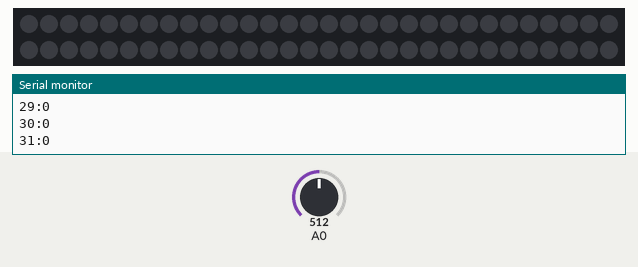
The sketch below on a simulated Arduino Uno, built with avr-gcc and run on an emulated ATmega328P. Parts: 60 RGB LEDs in strip order, left to right, continuing on the next row, the last lines printed to the serial monitor. Inputs (shaded band) come from the test bench; at power-on: A0 = 512. Dim RGB values are drawn brighter than linear.

Above: at 1.3 s.
1.4 s: A0 set to 529
3.1 s: A0 set to 547
At 4.5 s:
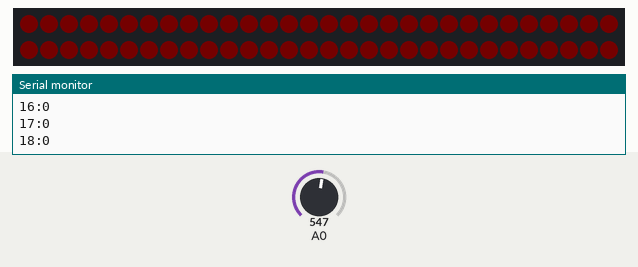
5.1 s: A0 set to 122
7.8 s: A0 set to 473
10.0 s: A0 set to 496
At 11.9 s:
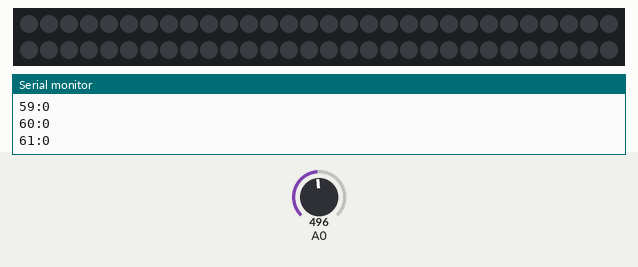
12.2 s: A0 set to 900
At 13.5 s:
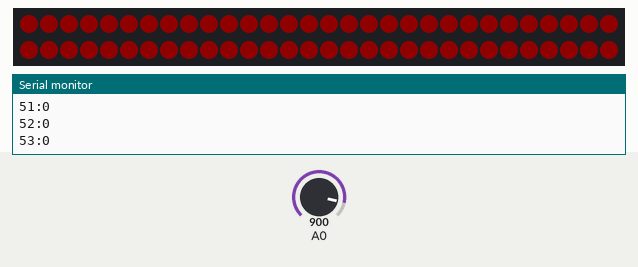
Timing chart, 0 to 15.2 s (numbered marks = the images above; inputs shaded):
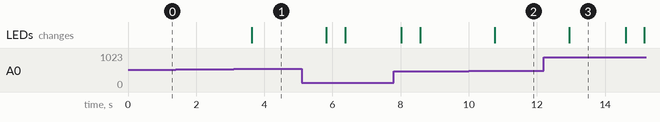

Measured:
- the behaviour switches between 539 and 540 on A0 (found by bisection; images 0 and 1)
- after the input at 3.1 s, the LEDs: change after 0.53 s (image 1)
- after the input at 10.0 s, the LEDs: change after 0.76 s (image 2)
- after the input at 12.2 s, the LEDs: change after 0.75 s (image 3)

The sketch:

simplerFFT.ino
```cpp
#include <fix_fft.h>
#include <Adafruit_NeoPixel.h>
#include <avr/power.h>

#define PIN 6
#define MINBAND 1

const int SAMPLE_WINDOW = 30; // Sample window width in mS (50 mS = 20Hz)
const int NUMBER_OF_LEDS = 60;

// Parameter 1 = number of pixels in strip
// Parameter 2 = Arduino pin number (most are valid)
// Parameter 3 = pixel type flags, add together as needed:
//   NEO_KHZ800  800 KHz bitstream (most NeoPixel products w/WS2812 LEDs)
//   NEO_KHZ400  400 KHz (classic 'v1' (not v2) FLORA pixels, WS2811 drivers)
//   NEO_GRB     Pixels are wired for GRB bitstream (most NeoPixel products)
//   NEO_RGB     Pixels are wired for RGB bitstream (v1 FLORA pixels, not v2)
Adafruit_NeoPixel strip = Adafruit_NeoPixel(NUMBER_OF_LEDS, PIN, NEO_GRB + NEO_KHZ800);

const uint32_t BLACK = strip.Color(0, 0, 0);
const double LOG2INV = 1/log(2);

char im[128];
char data[128];
uint8_t min_data[64];


void setup()
{
  Serial.begin(9600);
  strip.begin();
  strip.setBrightness(60);
  strip.show(); // all pixels start off
  int i = 0;
  int j = 0;
  int val;

  for (; j < 50; ++j) {
    for(; i < 129; ++i) {
      if (i < 128) {
        val = analogRead(0);
        //Serial.println(val);
        data[i] = val / 4 - 128;
        im[i] = 0;
        i++;

      }
      else {
        fix_fft(data, im, 7, 0);

        for (i = MINBAND; i < 64; i++) {
          data[i] = sqrt(data[i] * data[i] + im[i] * im[i]);
          min_data[i] += data[i];
        }
      }
    }
  }
  for (i = MINBAND; i < 64; i++) {
    min_data[i] /= 50;
  }

}

void loop()
{
  static int i = 0;
  static long tt;
  int val;

  if (millis() > tt)
  {
    if (i < 128)
    {
      val = analogRead(0);
      //Serial.println(val);
      data[i] = val / 4 - 128;
      im[i] = 0;
      i++;

    }
    else
    {
      //this could be done with the fix_fftr function without the im array.
      fix_fft(data, im, 7, 0);

      //Serial.print("[ ");
      // I am only interessted in the absolute value of the transformation
      int16_t red = 0;
      int16_t green = 0;
      int16_t blue = 0;
      int32_t sum = 0;
      for (i = MINBAND; i < 64; i++)
      {
        data[i] = 5*floor(log(sqrt(data[i] * data[i] + im[i] * im[i]) - min_data[i])*LOG2INV);
        //data[i] = sqrt(data[i] * data[i] + im[i] * im[i]) - min_data[i];

        if (i < 20){
          red += data[i];
        }
        else if (i < 40){
          green += data[i];
        }
        else if (i < 60){
          blue += data[i];
        }
        sum += data[i];
        Serial.print(i);
        Serial.print(":");
        Serial.println((uint8_t)data[i]);

      }

      uint32_t color = strip.Color(red, green, blue);

      //do something with the data values 1..64 and ignore im
      setAllPixelsToColor(color);
      //strip.setBrightness(brightness);
      strip.show();
       //i = 0;
    }

    tt = millis();
  }
}

void setAllPixelsToColor(uint32_t color)
{
  for (int i = 0; i < NUMBER_OF_LEDS; i++)
  {
    strip.setPixelColor(i, color);
  }
}
```
